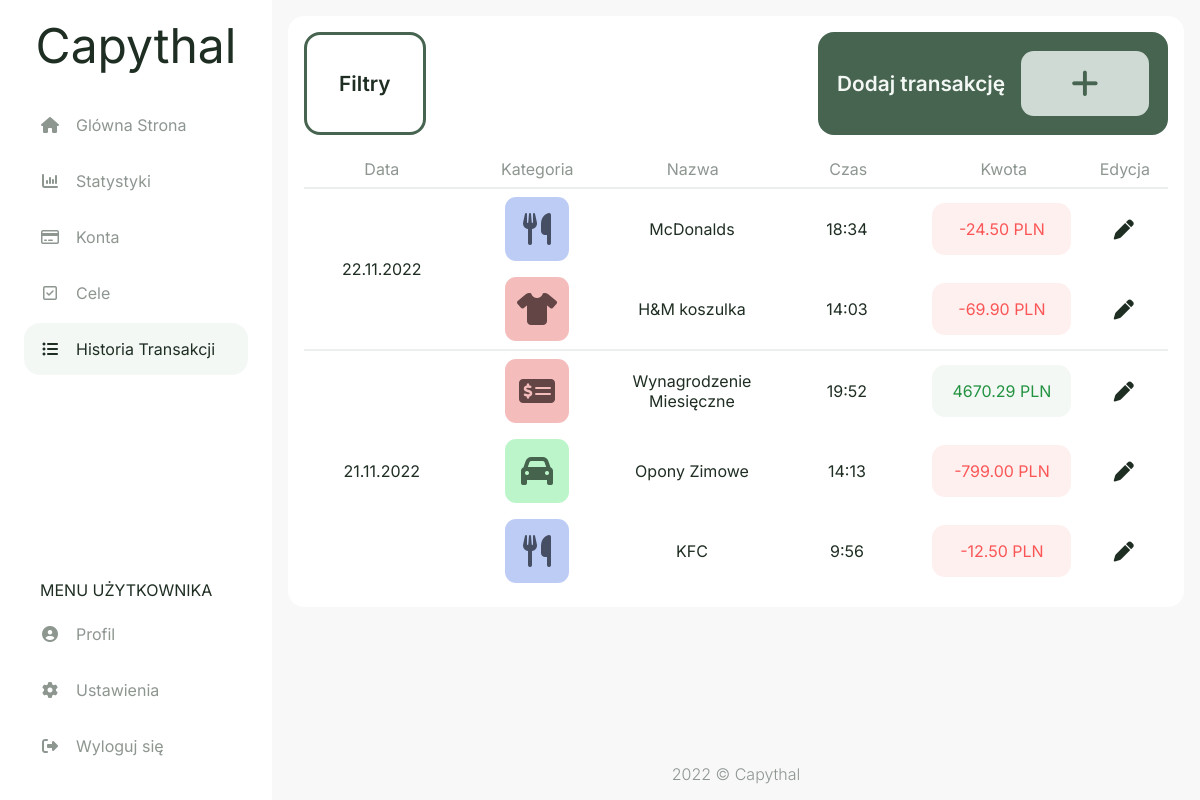
The app's page /history (signed in), older data.
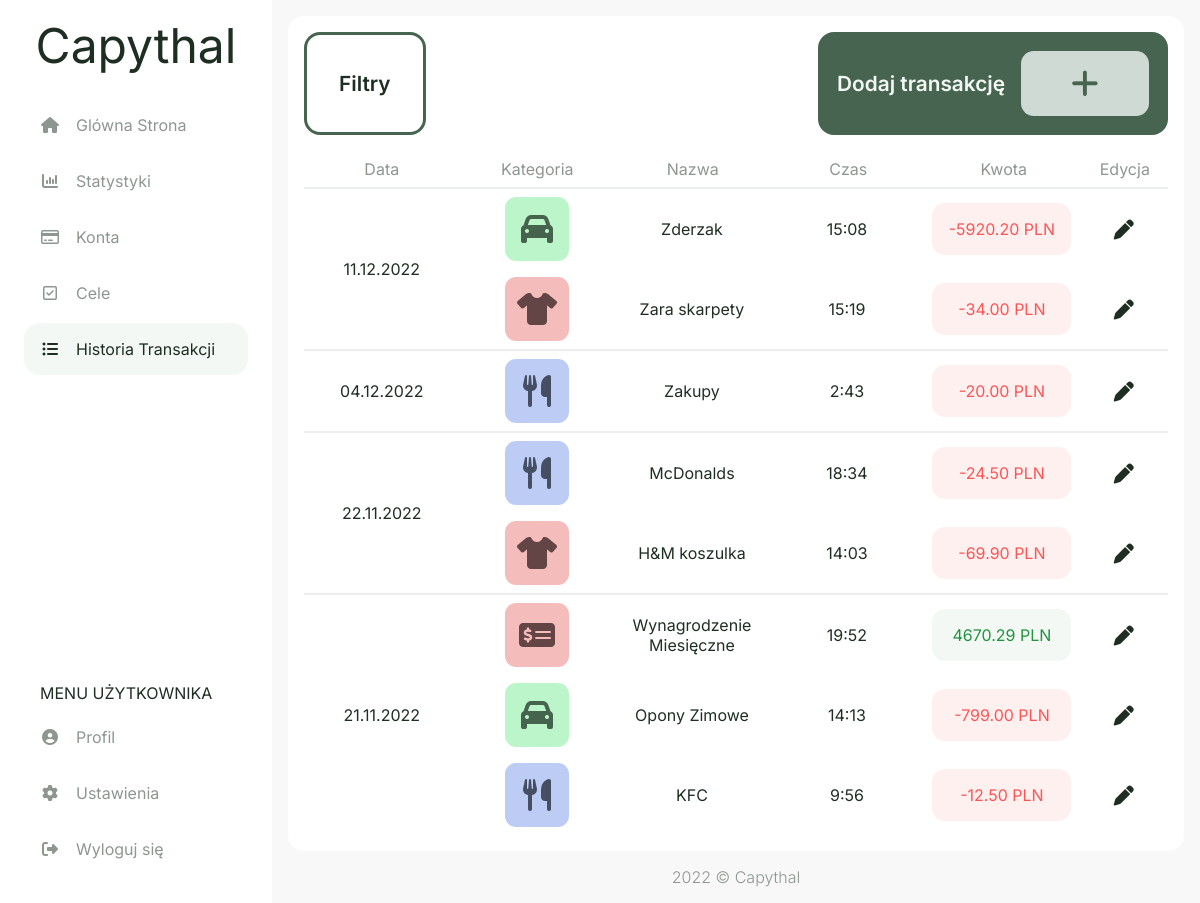
The same page, newer data.
### capythal/models.py (models this page shows, shortened)
class account(db.Model):
    id = db.Column(db.Integer, primary_key=True)
    user_id = db.Column(db.Integer, db.ForeignKey('user.id'), nullable=False)
    currency_id = db.Column(db.Integer, db.ForeignKey('currency.id'), nullable=False)
    card_id = db.Column(db.Integer, db.ForeignKey('card.id'))
    acc_type_id = db.Column(db.Integer, db.ForeignKey('acc_type.id'), nullable=False)
    style_id = db.Column(db.Integer, db.ForeignKey('style.id'), nullable=False)
    amount = db.Column(db.Float(20,2), default = 0)
    card_number = db.Column(db.String(4))
    fin_inst = db.Column(db.String(20))
    transaction = db.relationship("transaction", backref="account", lazy=True)
    settings = db.relationship("settings", back_populates="account", uselist=False)
    goal = db.relationship("goal", backref="account", lazy=True)

class transaction(db.Model):
    id = db.Column(db.Integer, primary_key=True)
    account_id = db.Column(db.Integer, db.ForeignKey('account.id'), nullable=False)
    category_id = db.Column(db.Integer, db.ForeignKey('category.id'), nullable=False)
    tr_type_id = db.Column(db.Integer, db.ForeignKey('tr_type.id'), nullable=False)
    name = db.Column(db.String(50), nullable=False)
    amount = db.Column(db.Numeric(12,2), nullable=False)
    date = db.Column(db.Date, nullable=False , default=datetime.today)
    time = db.Column(db.Time, nullable=False , default=datetime.now().time())

class style(db.Model):
    id = db.Column(db.Integer, primary_key=True)
    name = db.Column(db.String(20), nullable=False)
    name_pl = db.Column(db.String(20), nullable=False)
    category = db.relationship("category", backref="style", lazy=True)
    account = db.relationship("account", backref="style", lazy=True)
    goal = db.relationship("goal", backref="style", lazy=True)

class category(db.Model):
    id = db.Column(db.Integer, primary_key=True)
    style_id = db.Column(db.Integer, db.ForeignKey('style.id'), nullable=False)
    tr_type_id = db.Column(db.Integer, db.ForeignKey('tr_type.id'), nullable=False)
    name = db.Column(db.String(20), nullable=False)
    icon = db.Column(db.String(20), nullable=False)
    transaction = db.relationship("transaction", backref="category", lazy=True)

class currency(db.Model):
    id = db.Column(db.Integer, primary_key=True)
    name = db.Column(db.String(20), nullable=False)
    account = db.relationship("account", backref="currency", lazy=True)
    settings = db.relationship("settings", backref="currency", lazy=True)

### capythal/routes.py (the view, shortened to what this page needs)
@app.route('/history', methods=['GET', 'POST'])
@login_required
def history():
    form_inc_add = addIncTrForm()
    form_exp_add = addExpTrForm()
    form_trf_add = addTrfTrForm()
    form_edit = editTrForm()
    transactions = db.session.query(transaction,tr_type,account,currency,category,style).join(tr_type, transaction.tr_type_id==tr_type.id).join(account, transaction.account_id==account.id).join(currency, currency.id==account.currency_id).join(category, transaction.category_id==category.id).join(style, category.style_id==style.id).filter(account.user_id == current_user.id)
    tr_dates = db.session.query(transaction.date,account).join(account, transaction.account_id==account.id).filter(account.user_id == current_user.id).distinct(transaction.date).order_by(desc(transaction.date))
    inc_cat_list = db.session.query(category).filter(category.tr_type_id == 2)
    form_inc_add.inc_category.choices = [(i.id, i.name) for i in inc_cat_list]
    exp_cat_list = db.session.query(category).filter(category.tr_type_id == 1)
    form_exp_add.exp_category.choices = [(i.id, i.name) for i in exp_cat_list]
    user_accs = db.session.query(account,acc_type,currency).join(acc_type).join(style).join(currency).filter(account.user_id == current_user.id)
    accs_list = [(i.account.id, f"{i.account.fin_inst} - {i.acc_type.name} {i.currency.name}") for i in user_accs]
    form_inc_add.account.choices = accs_list
    form_exp_add.account.choices = accs_list
    form_trf_add.account_f.choices = accs_list
    form_trf_add.account_to.choices = accs_list
    if form_edit.deleteTr.data:
        db.session.execute(
            delete(transaction)
            .where(transaction.id == form_edit.tr_id.data))
        db.session.commit()
        return redirect(url_for('history'))
    return render_template("history.html", transactions = transactions, tr_dates = tr_dates, accs_list = accs_list, inc_cat_list = inc_cat_list, exp_cat_list = exp_cat_list, form_inc_add = form_inc_add, form_exp_add = form_exp_add, form_trf_add = form_trf_add, form_edit = form_edit)

### capythal/models.py (called while the page is built)
@login_manager.user_loader
def load_user(user_id):
    return user.query.get(int(user_id))

### capythal/templates/history.html (shortened to what this page needs)
{% extends "layout.html" %}
{% set active_page = "history" %}
{% block head %}
  {{ super() }}
  <link rel="stylesheet" href="{{ url_for('static', filename='css/history.css') }}">
  <link rel="stylesheet" href="{{ url_for('static', filename='css/modals/f-modal.css') }}">
  <link rel="stylesheet" href="{{ url_for('static', filename='css/modals/tr-modal.css') }}">
  <link rel="stylesheet" href="{{ url_for('static', filename='css/modals/etr-modal.css') }}">
{% endblock %}
{% block content %}
<div class="history-flexbox bg-white">
  <div class="buttons">
    <a onclick="filterBtnClick()" class="filter-btn fs-3 fw-semibold">
      <span>Filtry</span>
    </a>
    <a href="#modal-add" class="add-tr-btn fs-3">
      <span class="fw-semibold">Dodaj transakcję</span>
      <span class="tr-plus fa fa-fw fa-xl fa-plus bg-success-secondary"></span>
    </a>
  </div>
  <div class="table-container" role="table" aria-label="Destinations">
    <div class="flex-table header" role="rowgroup">
      <div class="flex-row first-header" role="columnheader">Data</div>
      <div class="flex-row" role="columnheader">Kategoria</div>
      <div class="flex-row" role="columnheader">Nazwa</div>
      <div class="flex-row" role="columnheader">Czas</div>
      <div class="flex-row" role="columnheader">Kwota</div>
      <div class="flex-row-edit" role="columnheader">Edycja</div>
    </div>
    {% for tr_date,account in tr_dates %}
    <div class="flex-table row" role="rowgroup">
      <div class="flex-row rowspan first">{{ tr_date.strftime("%d.%m.%Y") }}</div>
      <div class="column">
        {% for transaction,tr_type,account,currency,category,style in transactions %}
          {% if transaction.date == tr_date %}
          <div class="flex-row">
            <div class="flex-cell" role="cell">
              <div class="category-square style-{{ style.name }} my-auto">
                <span class="fa fa-lg fa-{{ category.icon }}"></span>
              </div>
            </div>
            <div class="flex-cell" role="cell">{{ transaction.name }}</div>
            <div class="flex-cell cell-time" role="cell">{{ transaction.time.strftime("%-H:%M") }}</div>
            <div class="flex-cell cell-amount" role="cell">
              <div class="amount {% if tr_type.name == 'Wydatek' %}{{ 'bg-danger fc-danger' }}{% else %}{{ 'bg-success fc-success' }}{% endif %}">
                {% if tr_type.name == 'Wydatek' %}{{ "-" }}{% endif %}{{ transaction.amount }} {{ currency.name }}
              </div>
            </div>
            <div class="flex-cell-edit" role="cell">
              <a href="#modal-edit{{ transaction.id }}" class="fa fa-lg fa-pen"></a>
            </div>
          </div>
          {% endif %}
        {% endfor %}
      </div>
    </div>
    {% endfor %}
  </div>
</div>
{% endblock %}

### capythal/templates/layout.html (shortened to what this page needs)
<!doctype html>
<html lang="pl">
  <head>
    {% block head %}
    <link rel="stylesheet" href="{{ url_for('static', filename='css/style.css') }}">
    {% endblock %}
  </head>
  <body>
    <aside id="navbar" class="navbar">
      <a class="logo fs-1" href="{{ url_for('home') }}">Capythal</a>
      <ul class="navbar-list-top">
        <li class="menu-button {{ 'active' if active_page == 'home' else '' }}">
          <a href="{{ url_for('home') }}" class="menu-button-link">
            <span class="fa fa-fw fa-home my-auto"></span>
            <span class="ml-1 fs-4">Glówna Strona</span>
          </a>
        </li>
        <li class="menu-button {{ 'active' if active_page == 'stats' else '' }}">
          <a href="{{ url_for('stats') }}" class="menu-button-link">
            <span class="fa fa-fw fa-bar-chart my-auto"></span>
            <span class="ml-1 fs-4">Statystyki</span>
          </a>
        </li>
        <li class="menu-button {{ 'active' if active_page == 'accounts' else '' }}">
          <a href="{{ url_for('accounts') }}" class="menu-button-link">
            <span class="fa fa-fw fa-credit-card my-auto"></span>
            <span class="ml-1 fs-4">Konta</span>
          </a>
        </li>
        <li class="menu-button {{ 'active' if active_page == 'goals' else '' }}">
          <a href="{{ url_for('goals') }}" class="menu-button-link">
            <span class="fa fa-fw fa-check-square-o my-auto"></span>
            <span class="ml-1 fs-4">Cele</span>
          </a>
        </li>
        <li class="menu-button {{ 'active' if active_page == 'history' else '' }}">
          <a href="{{ url_for('history') }}" class="menu-button-link">
            <span class="fa fa-fw fa-list-ul my-auto"></span>
            <span class="ml-1 fs-4">Historia Transakcji</span>
          </a>
        </li>
      </ul>
      <ul class="navbar-list-bottom">
        <li class="nav-item">
          <span class="ml-1 fs-4">MENU UŻYTKOWNIKA</span>
        </li>
        <li class="menu-button">
          <a href="{{ url_for('userpage') }}" class="menu-button-link">
            <span class="fa fa-fw fa-user-circle my-auto"></span>
            <span class="ml-1 fs-4">Profil</span>
          </a>
        </li>
        <li class="menu-button">
          <a href="" class="menu-button-link">
            <span class="fa fa-fw fa-cog my-auto"></span>
            <span class="ml-1 fs-4">Ustawienia</span>
          </a>
        </li>
        <li class="menu-button">
          <a href="{{ url_for('logout') }}" class="menu-button-link">
            <span class="fa fa-fw fa-sign-out my-auto"></span>
            <span class="ml-1 fs-4">Wyloguj się</span>
          </a>
        </li>
      </ul>
    </aside>
    <main class="main-content">
      {%block content%}
      {%endblock%}
    </main>
    <footer class="fc-secondary fw-light">
      2022 © Capythal
    </footer>
  </body>
</html>

### capythal/static/css/style.css (style rules this page uses)
html, body { padding: 0; margin: 0; }
html { height: 100%; font-family: 'Inter', sans-serif; width: 100%; }
body { background-color: #F8F8F8; color: #1F2E23; min-height: 100vh; display: flex; flex-direction: column; }
* { box-sizing: border-box; }
aside { background-color: #FFFFFF; }
a { color: #1F2E23; cursor: pointer; text-decoration: none; }
.bg-white { background-color: #FFFFFF; }
.bg-success { background-color: #F3F8F5; }
.bg-danger { background-color: #FFF0F0; }
.bg-success-secondary { background-color: #D0DAD4; }
.style-red { color: hsl(0, 18%, 33%); background-color: hsl(0, 75%, 85%); }
.style-green { color: hsl(135, 18%, 33%); background-color: hsl(135, 75%, 85%); }
.style-blue { color: hsl(223, 18%, 33%); background-color: hsl(223, 75%, 85%); }
.fc-success { color: #239341; }
.fc-danger { color: #FA5656; }
.fc-secondary { color: #8E9690; }
.fw-light { font-weight: 300 !important; }
.fw-semibold { font-weight: 600 !important; }
.ml-1 { margin-left: 1rem !important; }
.my-auto { margin: auto 0; }
.navbar { transition: all 0.4s ease-in-out; }
.main-content { height: 100%; }
.navbar { display: flex; flex-direction: column; position: fixed; top: 0; bottom: 0; width: 0; opacity: 0; height: 100%; max-width: 75%; overflow-y: auto; z-index: 101; }
.logo { display: none; margin: 1rem auto 0; }
.tr-plus { color: #46644F; margin: auto; }
.navbar-list-top, .navbar-list-bottom { width: 100%; padding: 1.5rem; list-style: none }
.navbar-list-top { margin-top: 0; margin-bottom: auto; }
.navbar-list-bottom { margin-bottom: 0; }
.nav-item { margin: 0.5rem 0; }
.active { border-radius: 1rem; background-color: #F3F8F5; }
.active a { color: #1F2E23 !important; }
.menu-button a { margin-bottom: 0.25rem; color: #8E9690; }
.menu-button-link { display: flex; padding: 1rem; }
.category-square { font-size: 1rem; height: 3rem; border-radius: 0.7rem; display: flex; aspect-ratio: 1/1; }
.category-square > * { margin: auto; }
footer { margin-top: auto; display: flex; margin-bottom: 1rem; justify-content: center; }
.fs-1 { font-size: 2rem; }
.fs-3 { font-size: 1rem; }
.fs-4 { font-size: 0.8rem; }
@media (min-width: 500px) { .category-square { font-size: 1.6rem; height: 4rem; } }
@media (min-width: 500px) { .fs-1 { font-size: 3rem; } }
@media (min-width: 500px) { .fs-3 { font-size: 1.5rem; } }
@media (min-width: 500px) { .fs-4 { font-size: 1.2rem ; } }
@media (min-width: 800px) { .navbar { width: 100%; opacity: 1; max-width: 17rem; } }
@media (min-width: 800px) { footer { margin-left: 17rem; } }
@media (min-width: 800px) { .add-tr, .logo { display: block; } }
@media (min-width: 800px) { .main-content { margin-left: 17rem; } }
@media (min-width: 800px) { .fs-1 { font-size: 3rem; } }
@media (min-width: 800px) { .fs-3 { font-size: 1.3rem; } }
@media (min-width: 800px) { .fs-4 { font-size: 1rem; } }

Row changes from the older to the newer data that the page shows:
computed for account: strftime "22.11.2022" → "11.12.2022"; strftime "21.11.2022" → "04.12.2022"; gains transaction (value "-", name "PLN"); gains transaction (name "PLN"); loses transaction (value "-", name "PLN"); loses transaction (name "PLN")
added transaction: value "-", name "PLN"
added transaction: value "-", name "PLN"
added transaction: value "-", name "PLN"
